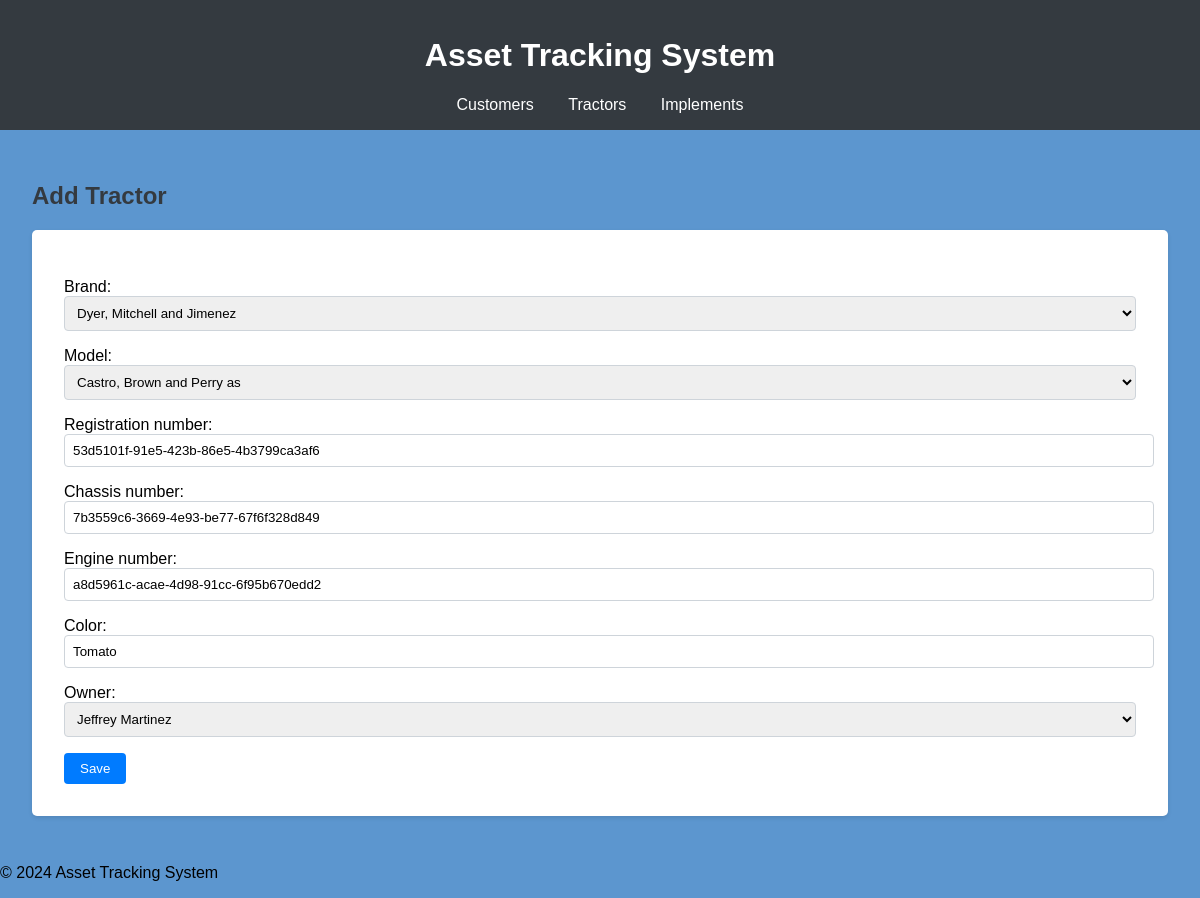
Screenshot of /tracker/tractors/4/edit/ with the database file from the repository.
### tracker/models.py (models this page shows, shortened)
class TractorModel(models.Model):
    brand = models.ForeignKey(TractorBrand, on_delete=models.CASCADE)
    name = models.CharField(max_length=100)
    class Meta:
        db_table = "Tractor Models"
    def __str__(self):
        return f"{self.brand.name} {self.name}"

class TractorDetails(models.Model):
    brand = models.ForeignKey(TractorBrand, on_delete=models.CASCADE)
    model = models.ForeignKey(TractorModel, on_delete=models.CASCADE)
    registration_number = models.CharField(max_length=100, unique=True)
    chassis_number = models.CharField(max_length=100, unique=True)
    engine_number = models.CharField(max_length=100, unique=True)
    color = models.CharField(max_length=50)
    owner = models.ForeignKey(Customer, on_delete=models.SET_NULL, null=True, blank=True, related_name='tractors_owned')
    updated_by = models.ForeignKey(User, on_delete=models.SET_NULL, null=True, blank=True, related_name='tractors_updated')
    class Meta:
        db_table = "Tractor Details"

### tracker/views.py (the view)
# urls.py: path('tractors/<int:pk>/edit/', views.tractor_update, name='tractor_update'),
def tractor_update(request, pk):
    tractor = get_object_or_404(TractorDetails, pk=pk)
    if request.method == 'POST':
        form = TractorForm(request.POST, instance=tractor)
        if form.is_valid():
            old_owner = tractor.owner
            new_tractor = form.save(commit=False)
            new_tractor.updated_by = request.user
            new_tractor.save()
            if old_owner != new_tractor.owner:
                OwnershipHistory.objects.create(
                    tractor=new_tractor,
                    previous_owner=old_owner,
                    new_owner=new_tractor.owner,
                    updated_by=request.user
                )
            return redirect('tractor_list')
    else:
        form = TractorForm(instance=tractor)
    return render(request, 'tracker/tractor_form.html', {'form': form})

### tracker/forms.py
class TractorForm(forms.ModelForm):
    class Meta:
        model = TractorDetails
        fields = ['brand', 'model', 'registration_number', 'chassis_number', 'engine_number', 'color', 'owner']

### tracker/models.py (called while the page is built)
    def __str__(self):
        return f"{self.first_name} {self.last_name}"

    def __str__(self):
        return self.name

### tracker/templates/tracker/tractor_form.html (shortened to what this page needs)
{% extends 'tracker/base_generic.html' %}
{% block content %}
{% load static %}
<h2>Add Tractor</h2>
<form method="post">
    {{ form.as_p }}
    <button type="submit">Save</button>
</form>
{% endblock %}

### asset_tracking/static/css/styles.css (style rules this page uses)
body { font-family: Arial, sans-serif; background-color: #5c96cf; margin: 0; padding: 0; }
h2 { color: #343a40; }
form { background-color: white; padding: 2rem; border-radius: 5px; box-shadow: 0 2px 4px rgba(0, 0, 0, 0.1); }
form input, form select { display: block; width: 100%; margin-bottom: 1rem; padding: 0.5rem; border: 1px solid #ced4da; border-radius: 4px; }
button { background-color: #007bff; color: white; border: none; padding: 0.5rem 1rem; border-radius: 4px; cursor: pointer; }

### rows the page displays
TractorModel: brand "Dyer, Mitchell and Jimenez"
TractorDetails: model "Castro, Brown and Perry as", registration_number "53d5101f-91e5-423b-86e5-4b3799ca3af6", chassis_number "7b3559c6-3669-4e93-be77-67f6f328d849", engine_number "a8d5961c-acae-4d98-91cc-6f95b670edd2", color "Tomato", owner "Jeffrey Martinez"
